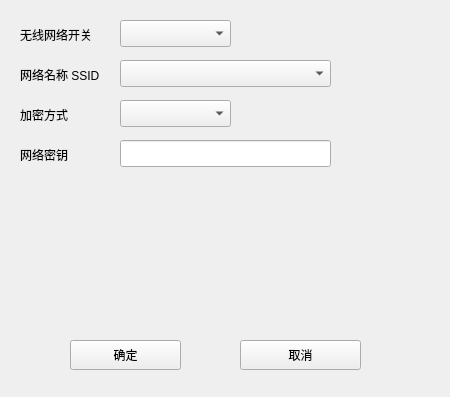
<?xml version="1.0" encoding="UTF-8"?>
<ui version="4.0">
 <class>Form_serv_wifi</class>
 <widget class="QWidget" name="Form_serv_wifi">
  <property name="geometry">
   <rect>
    <x>0</x>
    <y>0</y>
    <width>450</width>
    <height>397</height>
   </rect>
  </property>
  <property name="windowTitle">
   <string>无线网络设置</string>
  </property>
  <widget class="QLabel" name="label">
   <property name="geometry">
    <rect>
     <x>20</x>
     <y>65</y>
     <width>101</width>
     <height>20</height>
    </rect>
   </property>
   <property name="text">
    <string>网络名称 SSID</string>
   </property>
  </widget>
  <widget class="QLabel" name="label_2">
   <property name="geometry">
    <rect>
     <x>20</x>
     <y>105</y>
     <width>68</width>
     <height>20</height>
    </rect>
   </property>
   <property name="text">
    <string>加密方式</string>
   </property>
  </widget>
  <widget class="QComboBox" name="comboBox">
   <property name="geometry">
    <rect>
     <x>120</x>
     <y>100</y>
     <width>111</width>
     <height>27</height>
    </rect>
   </property>
  </widget>
  <widget class="QLabel" name="label_3">
   <property name="geometry">
    <rect>
     <x>20</x>
     <y>145</y>
     <width>71</width>
     <height>20</height>
    </rect>
   </property>
   <property name="text">
    <string>网络密钥</string>
   </property>
  </widget>
  <widget class="QLineEdit" name="lineEdit_2">
   <property name="geometry">
    <rect>
     <x>120</x>
     <y>140</y>
     <width>211</width>
     <height>27</height>
    </rect>
   </property>
  </widget>
  <widget class="QLabel" name="label_4">
   <property name="geometry">
    <rect>
     <x>20</x>
     <y>25</y>
     <width>91</width>
     <height>20</height>
    </rect>
   </property>
   <property name="text">
    <string>无线网络开关</string>
   </property>
  </widget>
  <widget class="QComboBox" name="comboBox_2">
   <property name="geometry">
    <rect>
     <x>120</x>
     <y>20</y>
     <width>111</width>
     <height>27</height>
    </rect>
   </property>
  </widget>
  <widget class="QPushButton" name="pushButton">
   <property name="geometry">
    <rect>
     <x>70</x>
     <y>340</y>
     <width>111</width>
     <height>30</height>
    </rect>
   </property>
   <property name="text">
    <string>确定</string>
   </property>
  </widget>
  <widget class="QPushButton" name="pushButton_2">
   <property name="geometry">
    <rect>
     <x>240</x>
     <y>340</y>
     <width>121</width>
     <height>30</height>
    </rect>
   </property>
   <property name="text">
    <string>取消</string>
   </property>
  </widget>
  <widget class="QComboBox" name="comboBox_3">
   <property name="geometry">
    <rect>
     <x>120</x>
     <y>60</y>
     <width>211</width>
     <height>27</height>
    </rect>
   </property>
  </widget>
 </widget>
 <resources/>
 <connections/>
</ui>
